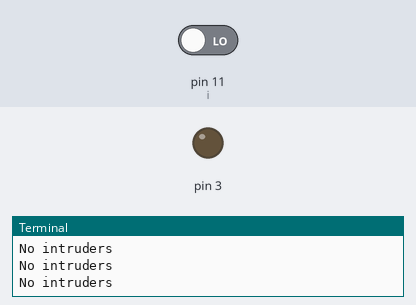
Simulated run of this program. Board: Raspberry Pi (header pin numbers). Parts: output pins drawn as LEDs (lit = HIGH), the last lines printed to the terminal. The inputs (shaded band) are chosen by the test bench; at power-on: pin 11 (i) LOW.

Above: at 1.2 s.
1.3 s: pin 11 (i) driven HIGH
At 2.0 s:
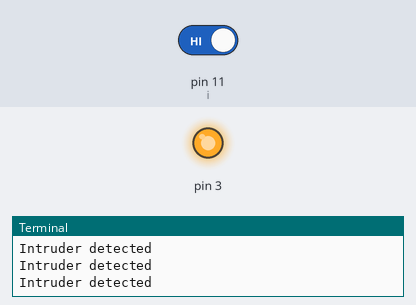
2.8 s: pin 11 (i) driven LOW
At 3.3 s:
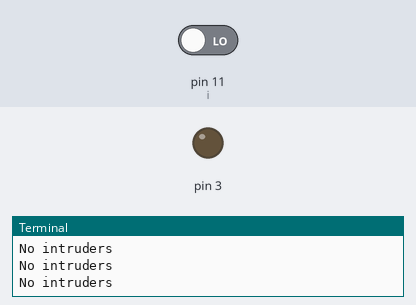
Timing chart, 0 to 5.8 s (numbered marks = the images above; inputs shaded):
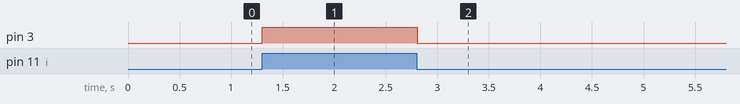

The program:

PIR_sensor.py
```python
import RPi.GPIO as GPIO
import time
GPIO.setwarnings(False)
GPIO.setmode(GPIO.BOARD)
GPIO.setup(11, GPIO.IN)         #Read output from PIR motion sensor
GPIO.setup(3, GPIO.OUT)         #LED output pin
try:
    while True:
        i=GPIO.input(11)
        if (i==0):                 #When output from motion sensor is LOW
            print("No intruders")
            GPIO.output(3, 0)   #Turn OFF LED
            time.sleep(0.1)
        elif (i==1):               #When output from motion sensor is HIGH
            print("Intruder detected")
            GPIO.output(3, 1)   #Turn ON LED
            time.sleep(0.1)
except KeyboardInterrupt:
    GPIO.cleanup()
```

Measured:
- after the input at 1.3 s, pin 3: LOW → HIGH at once
- after the input at 2.8 s, pin 3: HIGH → LOW at once
